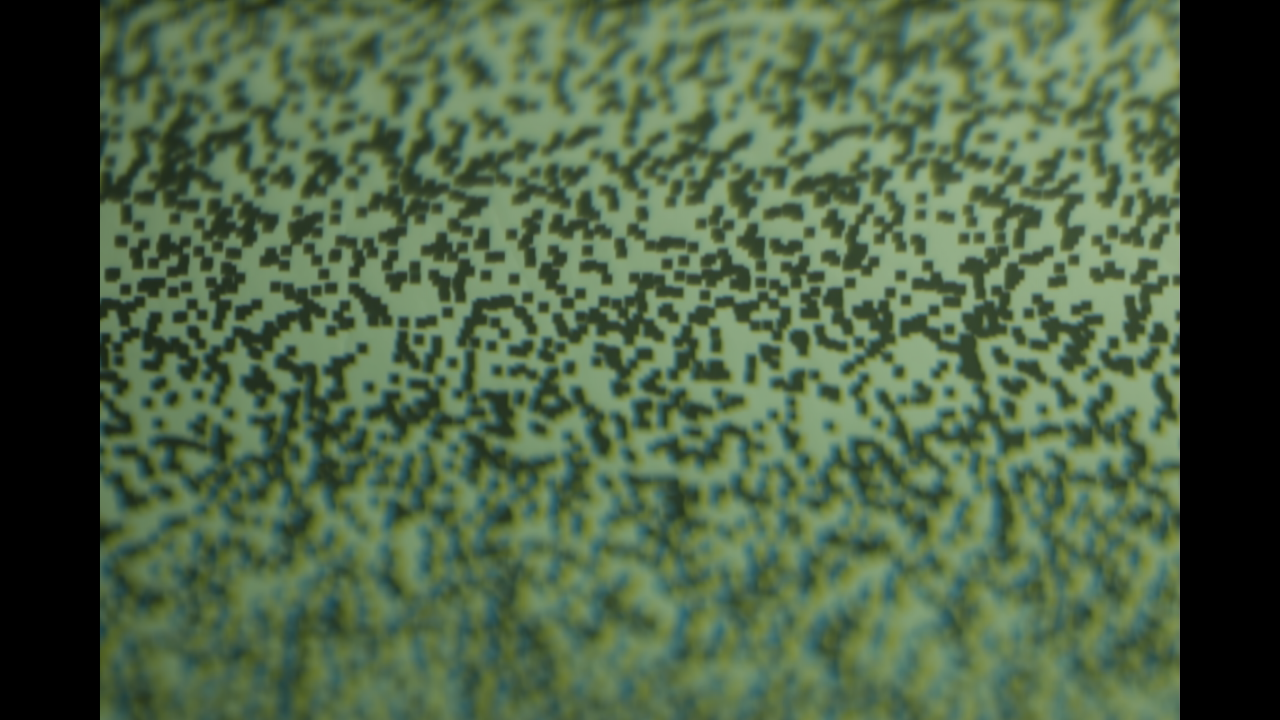
#> input picture assets/sample/calib_2400mm_raw.png, 1280 x 720 px, given in place of 000010.png, which was not available
$ python v1_selfcheck.py   (older library calls are emulated)
#> lines starting #> are read from the running program, lines starting #| are printed output that depends on the picture
### core/params.py
"""距離推定パラメータ（参照式 z = v/(y - a·d - u) + w の係数）の定義と読み込み。

DepthParams が係数の single source of truth。CSV からの読み込みは load_params。
core/ は本来 I/O を持たない純関数の場所だが、params.py は「params の読み書き」担当として
CSV の I/O を許可された例外（pandas/pathlib に依存してよい唯一の core ファイル）。
"""
from dataclasses import dataclass
import math
import pandas as pd
from pathlib import Path


@dataclass(frozen=True)
class DepthParams:
    """参照式の係数一式（pos/neg の 2 セット）。生成後は不変（frozen）。

    pos = 視差 d > 0 側、neg = d < 0 側。前ぼけ/後ろぼけのラベルではなく符号で持つ
    （前後対応は校正の符号規約・リグ構成に依存するため、係数コンテナは符号のみを扱う）。
    w は、自由度過剰を避けるために 0 に固定している（理由は calibration/fit_params.py の docstring）が、論文式との対応と将来の再検討のため欄として残す
    （0 固定の強制は fit_params.py 側の責務）。
    """
    v_pos: float
    u_pos: float
    a_pos: float
    w_pos: float
    v_neg: float
    u_neg: float
    a_neg: float
    w_neg: float

    @classmethod
    def from_dict(cls, mapping) -> "DepthParams":
        """名前→値の dict から DepthParams を構築する（検証のみ・I/O なし）。

        必要キーの欠損は KeyError。余分なキー（将来の生成条件メタデータ等）は無視する。
        値は float() で native float に正規化する（pandas 由来の numpy.float64 を core に持ち込まないため）。

        値の妥当性は ValueError で拒否する（入力検証は raise・assert は -O で無効化されるため
        使わない）。ここがシステム境界の唯一の検証点であり、通過後は
        compute_depth が無検査で使う:
          - 8係数すべてが有限。NaN/inf の係数は同符号枝の全有効画素を無音で NaN/inf にするため、
            推論に入る前に止める。
          - w_pos == w_neg == 0。w=0 固定は、自由度過剰を避けるために 2 パラメータの参照式
            z = v/(y−ā·d−u) を採用した設計判断であり（理由は calibration/fit_params.py の docstring）、
            CSV の手編集や別の実験で作ったファイルで 0 以外が紛れ込むと全画素に一律オフセットが乗る。
        """
        required = (
            "v_pos", "u_pos", "a_pos", "w_pos",
            "v_neg", "u_neg", "a_neg", "w_neg",
        )
        missing = set(required) - set(mapping)
        if missing:
            raise KeyError(
                f"params に必要なキーが不足しています: {sorted(missing)}"
            )

        values = {}
        for key in required:
            try:
                values[key] = float(mapping[key])
            except (TypeError, ValueError) as e:
                raise ValueError(
                    f"params の {key} を float に変換できません（値: {mapping[key]!r}）"
                ) from e

        non_finite = [k for k in required if not math.isfinite(values[k])]
        if non_finite:
            detail = ", ".join(f"{k}={values[k]!r}" for k in non_finite)
            raise ValueError(f"params の係数が有限ではありません: {detail}")

        nonzero_w = [k for k in ("w_pos", "w_neg") if values[k] != 0.0]
        if nonzero_w:
            detail = ", ".join(f"{k}={values[k]!r}" for k in nonzero_w)
            raise ValueError(
                f"w は 0 固定です（自由度過剰を避けるため、参照式は z = v/(y−ā·d−u) の 2 パラメータ形です）。0 以外の値が指定されています: {detail}"
            )

        return cls(**values)


def load_params(path: str | Path) -> DepthParams:
    """fit_result.csv（param, value の 2 列）を読み込んで DepthParams を返す。

    ファイル存在と列形式の検証はここ（I/O 層の責務）。必要キーの検証と型変換は
    DepthParams.from_dict に委譲する（検証ロジックを 1 か所に集約して drift を防ぐ）。
    path は config.py が持つ値を呼び出し側から渡す（パスをハードコードしない）。
    """
    fit_path = Path(path)
    if not fit_path.exists():
        raise FileNotFoundError(
            f"params ファイルが見つかりません: {fit_path}（先に fit_params.py を実行してください）"
        )

    fit_df = pd.read_csv(fit_path)
#> (reads params/fit_result.csv from the repository)
    if "param" not in fit_df.columns or "value" not in fit_df.columns:
        raise ValueError(
            f"params ファイルに 'param' 列と 'value' 列が必要です: {fit_path}"
        )

    # set_index(...).to_dict() は同名 param を「後勝ち」で黙って潰す。異なる値の v_pos が
    # 2行並んでいても後の行だけが採用され、CSV を目視しない限り気づけないため先に検出する。
    duplicated = sorted(set(fit_df["param"][fit_df["param"].duplicated()]))
    if duplicated:
        raise ValueError(
            f"params ファイルに重複した param があります: {duplicated}（{fit_path}）"
        )

    # pandas 依存はこの 1 行で完結させ、from_dict には素の dict だけを渡す
    fit = fit_df.set_index("param")["value"].to_dict()

    return DepthParams.from_dict(fit)

### tools/record_repro/2026-11-09/verReal_scripts/vr_lib.py
# -*- coding: utf-8 -*-
"""verReal: 既存の実撮影データで推定法を比べるための共通ライブラリ（読み取りのみ・開発リポのファイルは変更しない）。

処理経路（開発リポで確認 2026-11-09）:
  raw 1280×720 PNG → tools.analysis_common.preprocess_to（中央 1080×720 → INTER_AREA で 528×352）
  → (i) core.disparity.calcDisparityByZNCC（Rust・K=25・S=41・T=20）→ apply_gates（gate1 |d|>20・推論帯 0.45<|d|<5）
  → depth_of（参照式 z = v/(y − a·d − u)・live 係数 params/fit_result.csv・pos/neg 枝）。

推定法（視差 d はすべて (i) と同じ「R の位置 − B の位置」[px]・同じ候補 d = −20..20・端 2 ビンを除いた最良・厳密な局所極値・放物線）:
  i      : Rust 実装そのもの（R の |∂x|>20 で選ぶ・R/B の |∂x| 画像の ZNCC）
  i_all  : Rust 実装を T=0 で呼んだもの（照合は (i) と同じ。画素の選び方だけを後で変えるため。|∂x|=0 の画素は NaN）
  gx_box : (i) の照合を box filter で書き直したもの（自作の照合の機構が Rust と一致するかの確認用）
  gm     : 照合の特徴を |∇|（Sobel の大きさ）に変えた ZNCC（横方向の探索）
  rb     : 照合の特徴を明るさ（線形化した R と B）に変えた ZNCC（2 チャネル・横方向の探索）
  cl50   : color-line。R を x + d/2、B を x − d/2 から取り G は固定、線形の明るさの窓内相関行列の det を最小化（課題の (ii)）
  cl27   : 同じで G を R から B へ 0.27 の位置に置いたもの（実測 d_RG/d_RB≈0.27・調査メモ_2026-11-07 earlier1_phys.md Q3 の pos 枝）
  補間: color-line は 3 チャネルとも 1/4 画素ずらした位置を三次補間で取る（偶奇の候補で補間のぼけ方が変わる偏りを避ける）。
画素の選び方:
  S_i    : 現行（R の convertScaleAbs(Sobel_x) > 20）
  S_mag  : 向き不問（R の |∇R| を四捨五入・飽和した値 > 20。physA a5 と同じ）
  S_h<τ> : S_mag かつ 窓（25×25）の構造テンソルの h = Txx/(Txx+Tyy) ≥ τ（R）
  S_J0   : S_mag かつ 窓の Txx ≥ 現行の選別が受け入れた窓の Txx の 10 パーセンタイル（physA a11 の J ≥ J0 と同じ。フレームごと）
走査範囲は参照実装と同じ y∈[12, 340)・x∈[33, 495)。
"""
import os
import sys

sys.dont_write_bytecode = True
ROOT = "C:/Users/t5424001/dev/tilted_optics_color_disparity_depth"
if ROOT not in sys.path:
    sys.path.insert(0, ROOT)

import cv2
import numpy as np

import config
from core.disparity import calcDisparityByZNCC
from core.params import load_params
from tools.analysis_common import apply_gates, depth_of, preprocess_to

K = config.KERNEL_SIZE          # 25
S = config.SEARCH_RANGE_X       # 41
TH = config.EDGE_TH             # 20
KH = (K - 1) // 2               # 12
SH = (S - 1) // 2               # 20
W, H = config.IMAGE_SIZE        # 528, 352
BAND = (config.INFER_BAND_LOW, config.INFER_BAND_HIGH)
PARAMS = load_params(config.PARAMS_PATH)
CAP = os.path.join(ROOT, "data", "captures")
OUTP = os.path.join(ROOT, "outputs")
DS = np.arange(-SH, SH + 1)     # 候補 d（index m ↔ d = m − 20）

ROI = np.zeros((H, W), bool)
ROI[KH:H - KH, SH + KH + 1:W - SH - KH - 1] = True

_MAPY = np.tile(np.arange(H, dtype=np.float32)[:, None], (1, W))
_X = np.tile(np.arange(W, dtype=np.float32)[None, :], (H, 1))


def frame_path(session, idx):
    return os.path.join(CAP, session, f"{idx:06d}.png")


def load_proc(session, idx):
#> called with session = 'b5_dist_2050', idx = 10
    raw = cv2.imread(frame_path(session, idx), cv2.IMREAD_COLOR)
#> raw is the input picture: shape (720, 1280, 3); mean B, G, R 70.3, 98.6, 77.7
    if raw is None:
        raise FileNotFoundError(frame_path(session, idx))
    return preprocess_to(raw, config.IMAGE_SIZE)
#> in preprocess_to, `crop = raw[:, x0:x0 + config.WEBCAM_CROP_W]`:
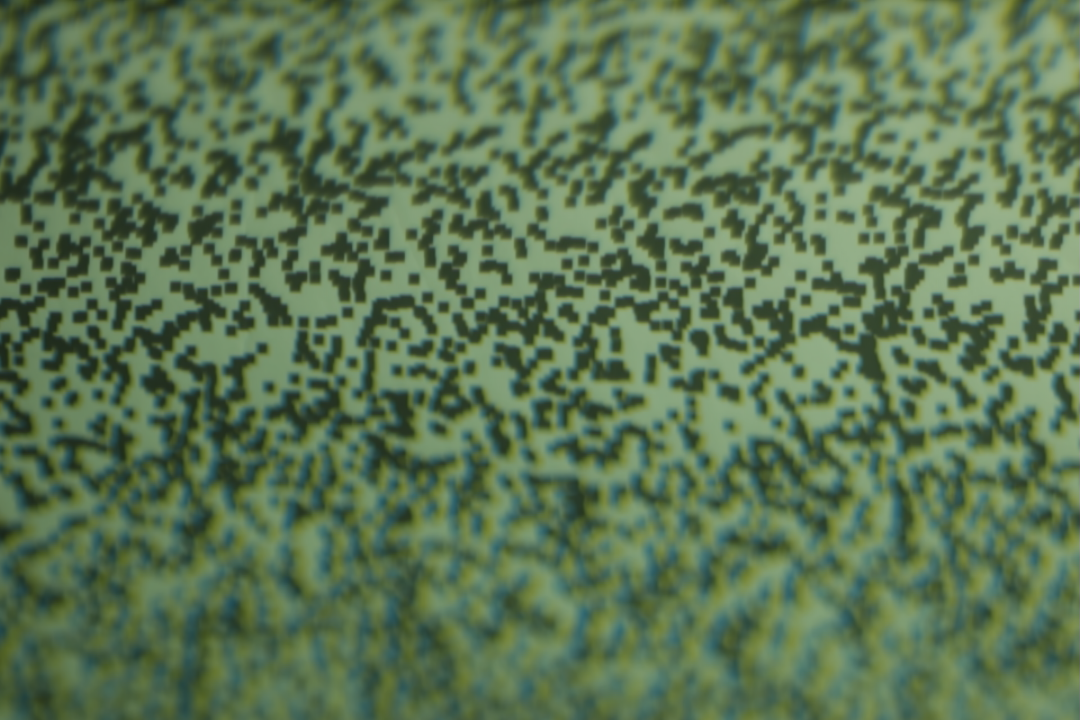
#> crop: shape (720, 1080, 3); mean B, G, R 83.3, 116.8, 92


def list_indices(session):
    return sorted(int(f[:-4]) for f in os.listdir(os.path.join(CAP, session)) if f.endswith(".png") and f[:-4].isdigit())


def rust_disp(proc, th=TH):
#> called with th = 20
    blue, _, red = cv2.split(proc)
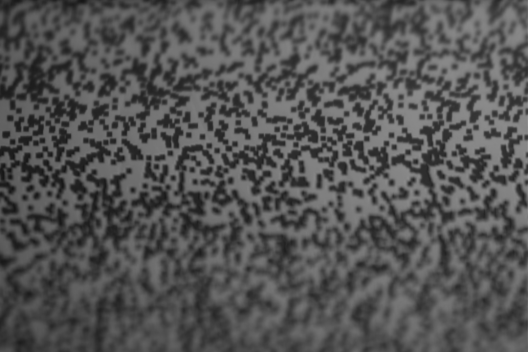
#> blue: shape (352, 528); min 21, max 144, mean 83.3
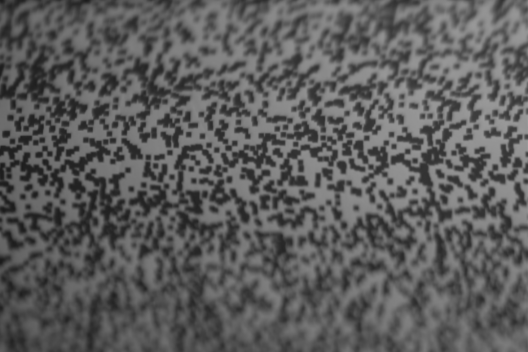
#> red: shape (352, 528); min 27, max 155, mean 92
    return calcDisparityByZNCC(red, blue, K, S, th)


# [6 lines left out: function to_depth, not called in this run]


def banded(disp):
    return apply_gates(disp, disp_max=config.DISP_MAX, band=BAND)


def srgb_lin(u8):
    x = u8.astype(np.float64) / 255.0
    return np.where(x <= 0.04045, x / 12.92, ((x + 0.055) / 1.055) ** 2.4)


def box(a):
    return cv2.boxFilter(a, cv2.CV_64F, (K, K), normalize=True, borderType=cv2.BORDER_REFLECT)


# [102 lines left out: functions feats, _peak_min, _shift_int, zncc_hshift, disp_gx_box, disp_gm, not called in this run]


def disp_rb(proc):
    return _peak_min(zncc_hshift(srgb_lin(proc[:, :, 2]), srgb_lin(proc[:, :, 0]), eps=1e-10))[0]


def _remap(a, s):
    return cv2.remap(a, _X + np.float32(s), _MAPY, cv2.INTER_CUBIC, borderMode=cv2.BORDER_REPLICATE)


# [29 lines left out: function colorline_cost, not called in this run]


def disp_cl(proc, g=0.5):
    return _peak_min(colorline_cost(proc, g))[0]


# [7 lines left out: function disp_cl_branch, not called in this run]

### tools/analysis_common.py
"""tools/analysis_common.py — 設定値（窓の大きさ・探索幅・エッジ閾値・校正帯・処理解像度）の感度解析で
共有する解析基盤。本番の処理経路には含まれない。

これを使う `tools/analyze_*.py` は感度解析の実験例で、再現には自前の撮影データと正解距離の一覧が要る。

3 つの部品からなる。いずれも **config.py の値は読むが書き換えない**（設定はすべて引数で受ける）。

1. 視差キャッシュ: 設定（K・S・T・処理解像度）ごとに、保存 PNG（校正画像 `data/calib_imgs/<距離>.png`・
   校正 raw `data/calib_raw/<距離>.png`・評価 raw `data/captures/<session>/<idx>.png`）から視差マップを 1 回だけ計算して
   `outputs/cache/disp_v2/<設定キー>/...npy` に置く。校正帯・RANSAC・推論ゲートの探索は視差を変えないので、
   キャッシュを読むだけで何百通りでも回せる。保存する視差は **視差上限ゲート前の生値**（ゲートは評価側で適用する）。
   処理解像度を変える実験は raw から `preprocess_to` で作り直し、K・S を `scaled_settings` で解像度比にスケールする。
   各 npy の横に入力の識別（`<名前>.json`: 入力画像の SHA-256・種別・設定・前処理・ネイティブ版）を置き、再利用の前に
   照合する。一致しない・識別が無いものは使わずに ValueError で止める（同じ名前の別の入力の古い視差を黙って使わないため。
   入力を識別しない旧形式のキャッシュ `outputs/cache/disp/` は読まない）。
2. 校正の純関数 `calibrate_from_disparity`: 「視差マップ群 → 点抽出（`calibration.calibrate.extract_sign_points`）→
   RANSAC（`calibration.calibrate.ransac_fit_line`）→ 切片 → 参照式 curve_fit（`calibration.fit_params.model`）→
   DepthParams」を、`calibrate.py`／`fit_params.py` の main と同じ手順・同じ既定値で、ファイル I/O と print なしに行う。
   手元の校正画像でこの設定（0.45, 7.5, th=8, seed=0）のまま実行すると、`params/params.csv`・`params/fit_result.csv`
   を再現するはずである（calibrate.py・fit_params.py と同じ手順であることの確認になる）。リポジトリのテストは、
   合成した視差から係数を回復できることだけを見る。
3. 評価器 `evaluate_session`: 「視差スタック ＋ DepthParams ＋ ゲート → 距離別の誤差統計」。有効画素・ROI・統計量の定義は
   `checks.evaluate_distance_accuracy` と同じ（`summarize_errors` を再利用）。推論側にも校正帯を適用する比較のため、
   視差上限ゲート（|d| > disp_max）に加えて任意の帯 `band=(low, high)` の外側を無効化できる。

用語: `DispSettings.disp_max` は視差上限ゲートの上限（config.DISP_MAX と同じ定義 (S−1)/2）、`reach_max` は ZNCC 実装が
返しうる |d| の上限 s_range − 0.5（探索の両端 2 ビンを除外し、サブピクセル補正量 |δ| < 0.5 とするため）。
両者の差が「視差上限ゲートには実質的に到達しない」ことの根拠。
"""
from __future__ import annotations

# --- tools/ から root の config / core / calibration / checks / realtime を import するためのブートストラップ ---
import sys
from pathlib import Path
sys.path.insert(0, str(Path(__file__).resolve().parents[1]))

import datetime as dt
import hashlib
import json
import math
from dataclasses import dataclass, field

import cv2
import numpy as np
from scipy import optimize

import config
from calibration.calibrate import extract_sign_points, ransac_fit_line
from calibration.fit_params import model as zero_disp_model
from checks.evaluate_distance_accuracy import summarize_errors
from core.depth import compute_depth
from core.disparity import calcDisparityByZNCC
from core.params import DepthParams
import _rt_disparity_native   # キャッシュの識別にネイティブ版を記録するため（未導入なら上の core.disparity が案内つきで止める）

CACHE_DIR_NAME = "disp_v2"     # 入力識別つきの視差キャッシュの置き場（outputs/cache/<これ>/<設定キー>/）


# ===== 設定 =====

@dataclass(frozen=True)
class DispSettings:
    """視差推定層の設定（config の既定値で初期化。解像度は (W, H)）。"""
    kernel_size: int = config.KERNEL_SIZE
    search_range_x: int = config.SEARCH_RANGE_X
    edge_th: float = float(config.EDGE_TH)
    image_size: tuple[int, int] = tuple(config.IMAGE_SIZE)

    # [61 lines left out: functions __post_init__, disp_max, reach_max, key, round_to_odd, scale_factor and 1 more, not called in this run]


# ===== 画像 → 視差（realtime.pipeline.process_frame の前半と同じ手順） =====

def preprocess_to(raw: np.ndarray, image_size: tuple[int, int]) -> np.ndarray:
    """realtime.camera.preprocess の処理解像度を引数化した版（3:2 中央クロップ → INTER_AREA 縮小）。

    image_size == config.IMAGE_SIZE のとき camera.preprocess と同一結果（テストで保証）。処理解像度の感度解析用。
    """
    h, w = raw.shape[:2]
    if (w, h) != tuple(config.WEBCAM_NATIVE_SIZE):
        raise ValueError(f"preprocess_to: raw は {config.WEBCAM_NATIVE_SIZE} (W,H) を想定。実際は {(w, h)}")
    x0 = (w - config.WEBCAM_CROP_W) // 2
    crop = raw[:, x0:x0 + config.WEBCAM_CROP_W]
    return cv2.resize(crop, tuple(image_size), interpolation=cv2.INTER_AREA)


# [23 lines left out: functions calib_image_to_proc, disparity_of_proc, edge_strength_of_proc, not called in this run]


# ===== 視差キャッシュ =====

def cache_root(settings: DispSettings, root: Path | None = None) -> Path:
    return (Path(root) if root is not None else Path(config.OUTPUTS_DIR)) / "cache" / CACHE_DIR_NAME / settings.key()


# [137 lines left out: functions _sha256, _cache_identity, _ensure_cached, list_frames, ensure_capture_disparity, ensure_calib_disparity and 2 more, not called in this run]


# ===== 校正（calibrate.py + fit_params.py の main と同じ手順・I/O なし） =====

@dataclass
class CalibResult:
    params: DepthParams
    rows: list[dict] = field(default_factory=list)      # params.csv と同じ列（距離ごと）
    fit_rms_px: dict = field(default_factory=dict)      # {"pos": ..., "neg": ...} 切片フィット残差 RMS [px]
    depth_rmse_mm: dict = field(default_factory=dict)   # {"pos", "neg", "combined"} 切片からの逆算誤差 RMSE [mm]
    depth_err_mm: dict = field(default_factory=dict)    # {"pos": {depth: err}, "neg": {...}}
    n_used: dict = field(default_factory=dict)          # {"pos": 有効距離数, "neg": ...}
    skipped: list[int] = field(default_factory=list)    # 点数不足で飛ばした距離


# [92 lines left out: functions calibrate_from_disparity, apply_gates, not called in this run]


def depth_of(disp: np.ndarray, params: DepthParams) -> np.ndarray:
    return compute_depth(disp, params.v_pos, params.u_pos, params.a_pos, params.w_pos,
                         params.v_neg, params.u_neg, params.a_neg, params.w_neg, config.EPS_DEN)


# [55 lines left out: functions evaluate_session, summarize_holdout, not called in this run]

### core/disparity.py
"""core/disparity.py — calcDisparityByZNCC（Rust実装への薄いラッパー）。

数値計算は rust/disparity/（PyO3拡張 `_rt_disparity_native`）に委譲する。
入力の 2D 形状・dtype(uint8)・非空・kernel_size/search_range_x の正の整数・奇数性は
ここで検証し、不正入力は assert でなく ValueError で拒否する契約を維持する
（PyO3側の型抽出失敗は ValueError ではなく TypeError/OverflowError になるため、
検証はネイティブ拡張呼び出しの前に済ませる。red/blue の形状不一致のみネイティブ側の
防御チェックが ValueError を出す）。入力のメモリ配置は問わず、ネイティブへは C 連続にそろえて渡す。

Python参照実装は core/_disparity_reference.py に凍結保存されている
（Rust↔Python の数値照合 checks/verify_disparity_rust.py と、checks/bench_disparity.py の速度比較で使用。変更しない）。
"""
import numpy as np

try:
    import _rt_disparity_native as _native
except ImportError as e:
    raise ImportError(
        "Rustネイティブ拡張 _rt_disparity_native が見つかりません。"
        "rust/disparity/ で以下を実行してビルド・導入してください:\n"
        "  uv tool install maturin\n"
        "  maturin build --release --interpreter ../../.venv/Scripts/python.exe\n"
        "  uv pip install (Get-ChildItem target/wheels/*.whl).FullName\n"
        "（`uv sync` を実行すると本拡張は再インストールが必要になります。README.md の「実行手順」参照）"
    ) from e


def calcDisparityByZNCC(red_img, blue_img, kernel_size, search_range_x, th_value):
    """
    ZNCC（正規化相互相関）を用いて R/B チャンネル間の符号付き視差マップを計算する。

    R チャンネル（基準）を固定し、B チャンネル（テンプレート）を
    水平方向に ±s_range ピクセルずらしながら ZNCC で比較。
    最も類似するずれ量（サブピクセル補間つき）を各画素の視差 d として返す。

    Args:
        red_img (np.ndarray): R チャンネル画像（1ch uint8, shape=(H,W)）
        blue_img (np.ndarray): B チャンネル画像（1ch uint8, shape=(H,W)）
        kernel_size (int): ZNCC パッチサイズ（正の奇数）
        search_range_x (int): 水平探索幅（正の奇数）。視差探索範囲 = ±(search_range_x-1)//2
        th_value (int): エッジ強度の下限閾値

    Returns:
        np.ndarray: 符号付き視差マップ（float32, shape=(H,W)）。
                    d=0 は合焦面（POF: Plane Of Focus）上、d>0/d<0 は前後ぼけ、np.nan は無効画素。
    """
#> called with kernel_size = 25, search_range_x = 41, th_value = 20
    if len(red_img.shape) != 2 or len(blue_img.shape) != 2:
        raise ValueError("入力は1チャンネルの画像を入力してください")
    if red_img.dtype != np.uint8 or blue_img.dtype != np.uint8:
        raise ValueError(
            f"入力は uint8 画像である必要があります"
            f"（渡された dtype: red={red_img.dtype}, blue={blue_img.dtype}）")
    if red_img.size == 0 or blue_img.size == 0:
        raise ValueError(
            f"入力画像が空です（red={red_img.shape}, blue={blue_img.shape}）")
    # 負の奇数は Python の剰余（-3 % 2 == 1）で奇数チェックを通過し、PyO3 の usize 抽出で
    # OverflowError になるため、整数型・正値をここで確定させる
    for name, val in (("kernel_size", kernel_size), ("search_range_x", search_range_x)):
        if isinstance(val, bool) or not isinstance(val, (int, np.integer)):
            raise ValueError(f"{name} は正の奇数（int）である必要があります（渡された値: {val!r}）")
        if val < 1:
            raise ValueError(f"{name} は正の奇数である必要があります（渡された値: {val}）")
    if kernel_size % 2 == 0:
        raise ValueError(f"kernel_size は奇数である必要があります（渡された値: {kernel_size}）")
    if search_range_x % 2 == 0:
        raise ValueError(f"search_range_x は奇数である必要があります（渡された値: {search_range_x}）")

    # Rust 側は連続配列の生バッファを行優先 (y*w+x) で読む。F 連続（np.asfortranarray・転置 view 等）を
    # そのまま渡すと列優先のバッファを行優先と誤読し、画素配置の違う視差を無警告で返す。C 連続の入力（cv2.split の出力など）は同じオブジェクトが返るのでコピーは起きない。
    red_img = np.ascontiguousarray(red_img)
    blue_img = np.ascontiguousarray(blue_img)

#> (the run stopped early here; a loop or call above may not have finished)
